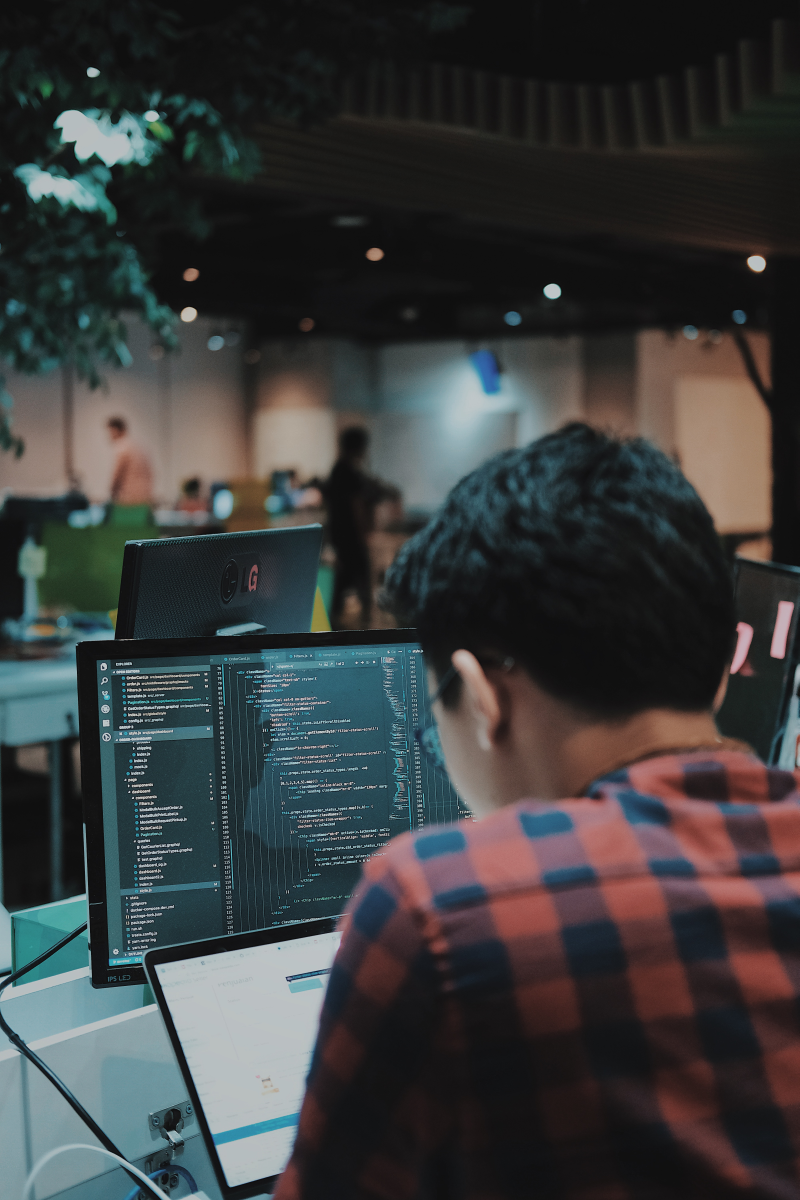
#> input picture photo-1549692520-acc6669e2f0c.jpg, 3996 x 6000 px (shown at 1/5 size)
$ python PIL_demo.py
#> lines starting #> are read from the running program, lines starting #| are printed output that depends on the picture
from PIL import Image , ImageFilter
import os #used to loop over files in the directory

image1 = Image.open('photo-1549692520-acc6669e2f0c.jpg')
#> image1 is the input picture: PIL image 3996x6000 RGB; mean R, G, B 58, 60, 60.4
#to rotate images and convert them to balck and white
image1.convert(mode='L').rotate(90).save('photo-1549692520-acc6669e2f0c(mod).jpg')
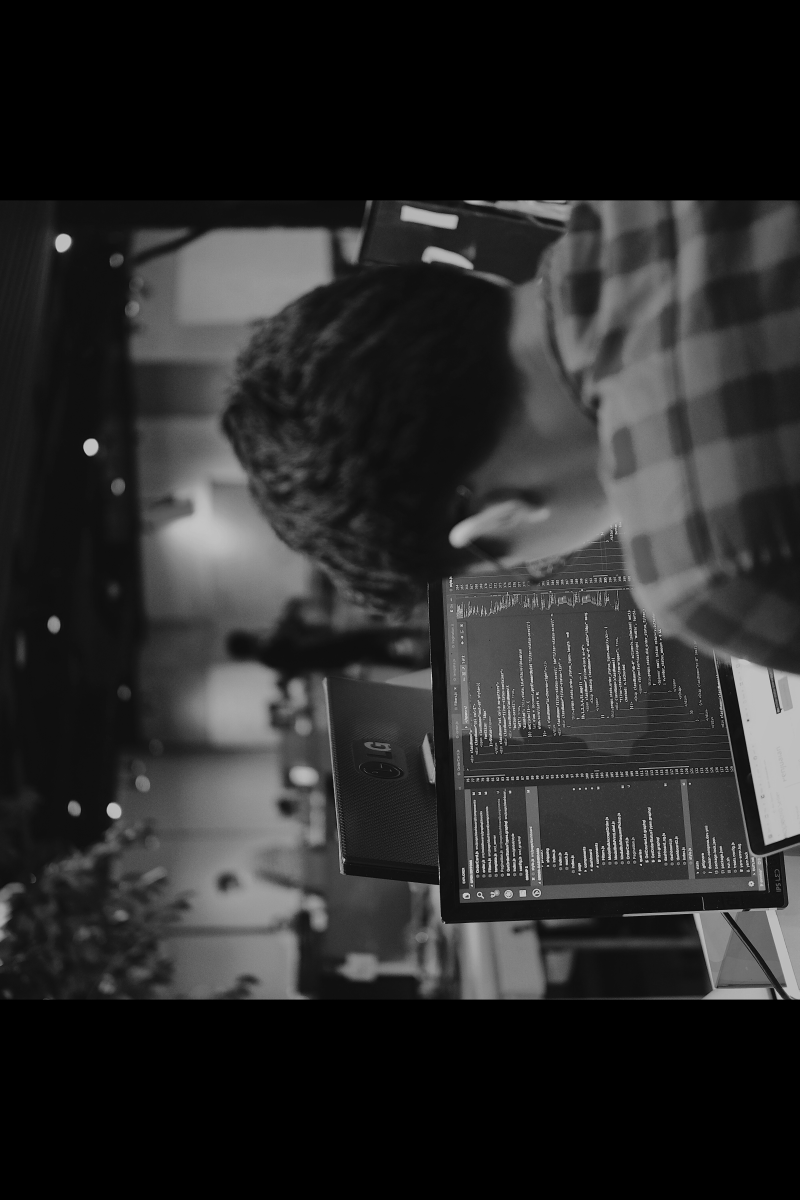
#> saved as photo-1549692520-acc6669e2f0c(mod).jpg: PIL image 3996x6000 L (shown at 1/5 size); min 0, max 230, mean 42.7
#bluring our image using the Imagefilter module
image1.filter(ImageFilter.GaussianBlur(15)).save('photo-1549692520-acc6669e2f0c(blured).jpg')
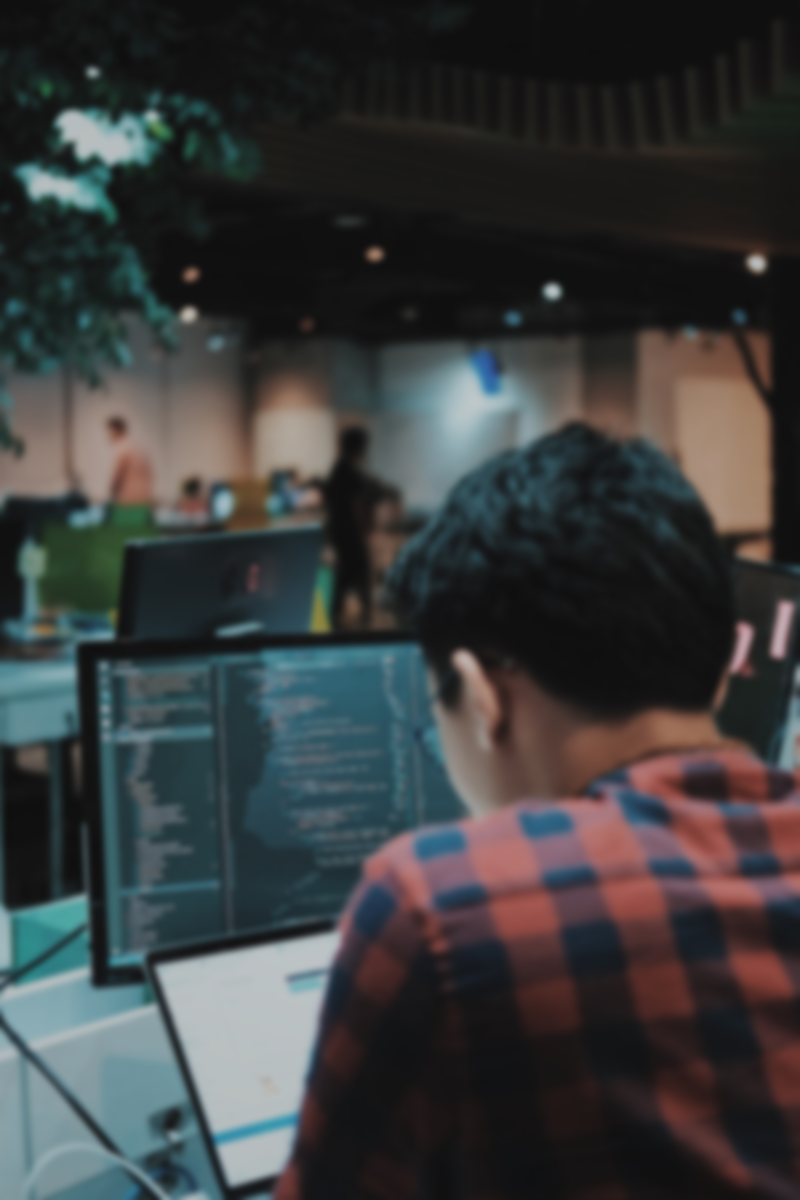
#> saved as photo-1549692520-acc6669e2f0c(blured).jpg: PIL image 3996x6000 RGB (shown at 1/5 size); mean R, G, B 58, 60, 60.4


# [17 lines of commented-out code are left out]

$ run again, with photo-1516117172878-fd2c41f4a759.jpg copied over photo-1549692520-acc6669e2f0c.jpg
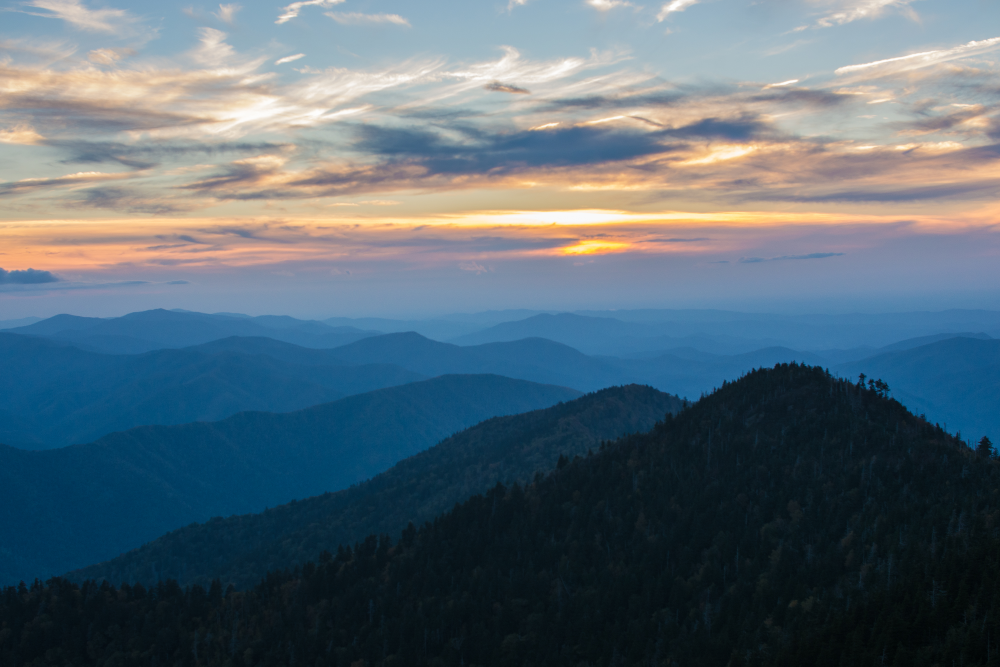
#> input picture photo-1516117172878-fd2c41f4a759.jpg, 3000 x 2000 px (shown at 1/3 size)
#> image1 is the input picture: PIL image 3000x2000 RGB; mean R, G, B 88, 105.2, 116.5
#> `image1.convert(mode='L').rotate(90).save('photo-1549692520-acc6669e2f0..`:
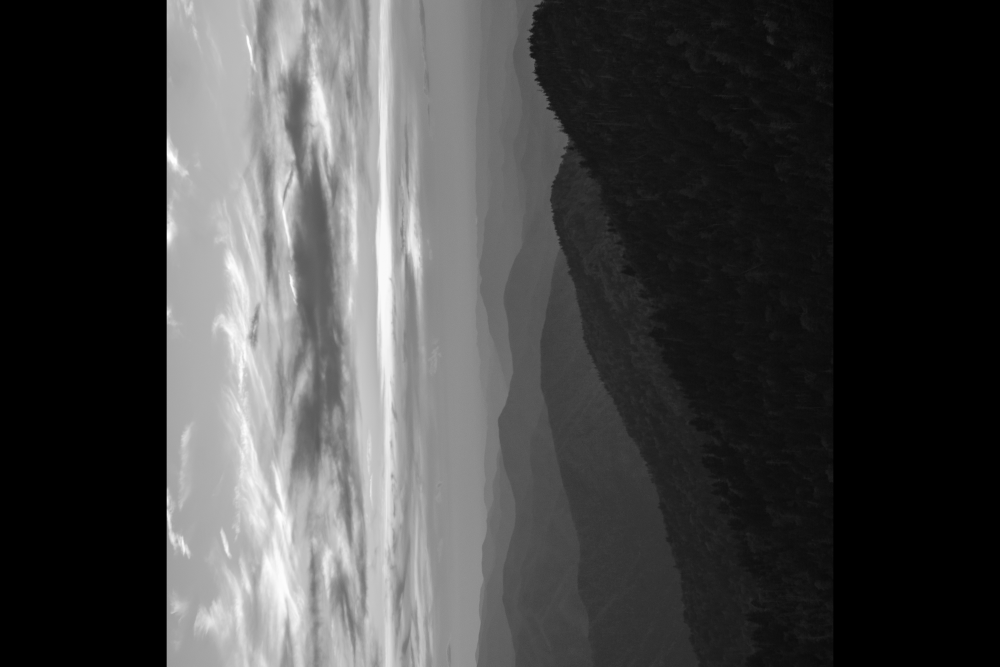
#> saved as photo-1549692520-acc6669e2f0c(mod).jpg: PIL image 3000x2000 L (shown at 1/3 size); min 0, max 254, mean 67.8
#> `image1.filter(ImageFilter.GaussianBlur(15)).save('photo-1549692520-acc..`:
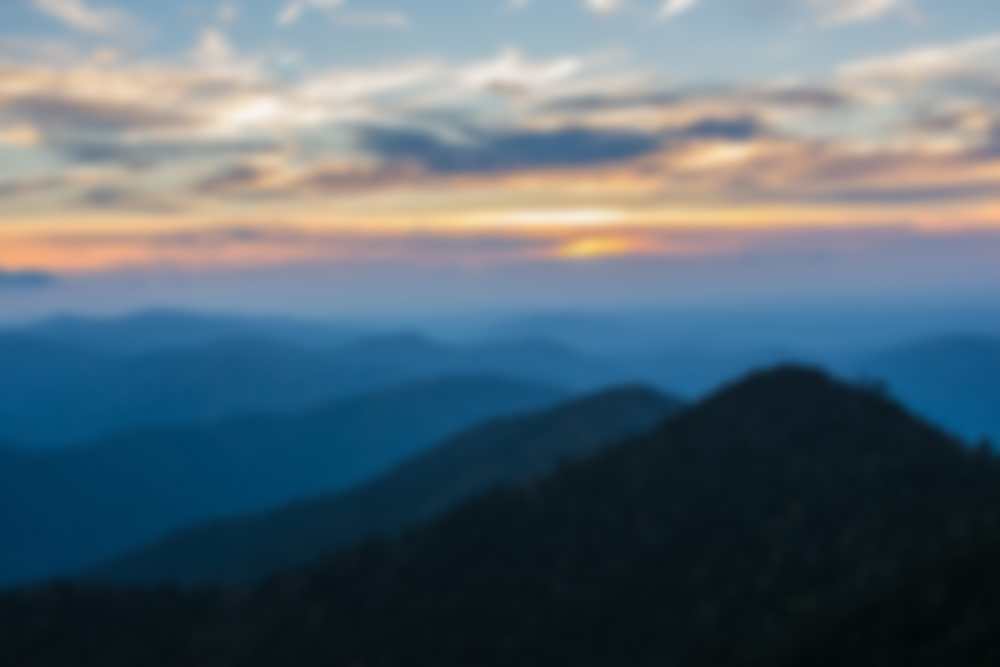
#> saved as photo-1549692520-acc6669e2f0c(blured).jpg: PIL image 3000x2000 RGB (shown at 1/3 size); mean R, G, B 88, 105.2, 116.5

$ run again, with photo-1564135624576-c5c88640f235.jpg copied over photo-1549692520-acc6669e2f0c.jpg
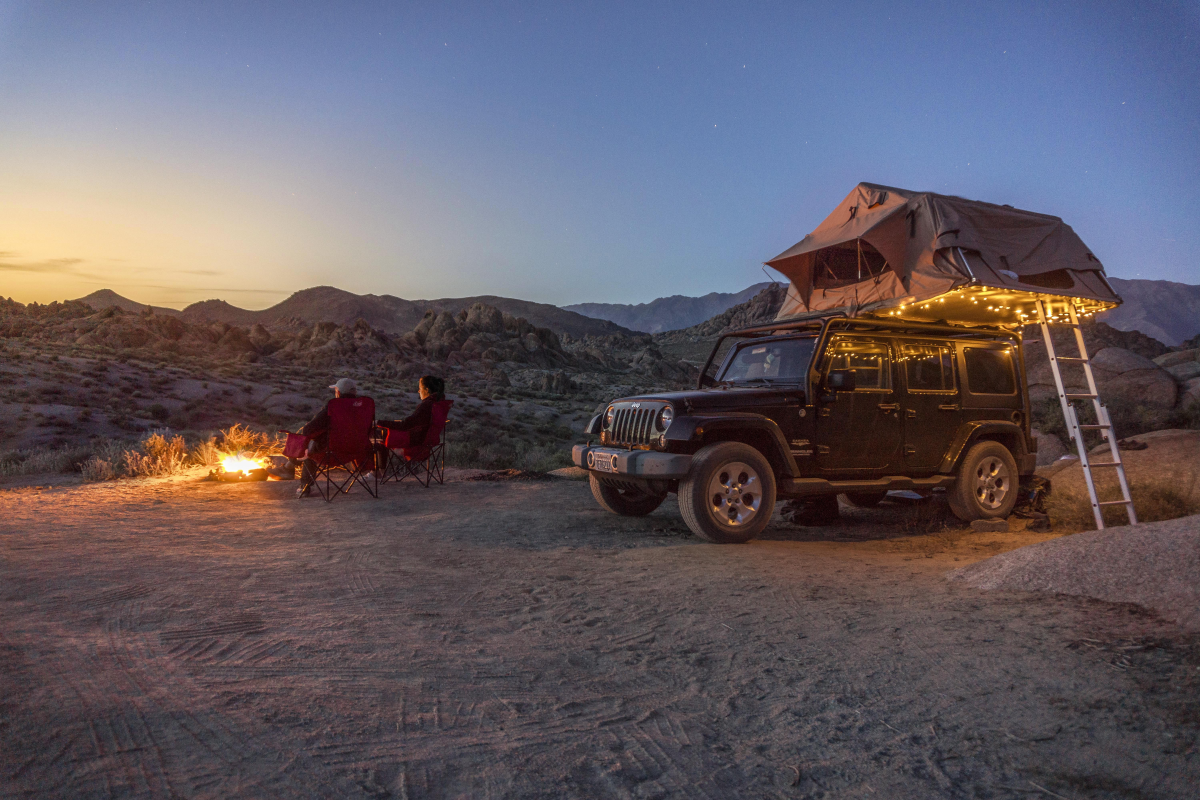
#> input picture photo-1564135624576-c5c88640f235.jpg, 6000 x 4000 px (shown at 1/5 size)
#> image1 is the input picture: PIL image 6000x4000 RGB; mean R, G, B 98.3, 91, 99.7
#> `image1.convert(mode='L').rotate(90).save('photo-1549692520-acc6669e2f0..`:
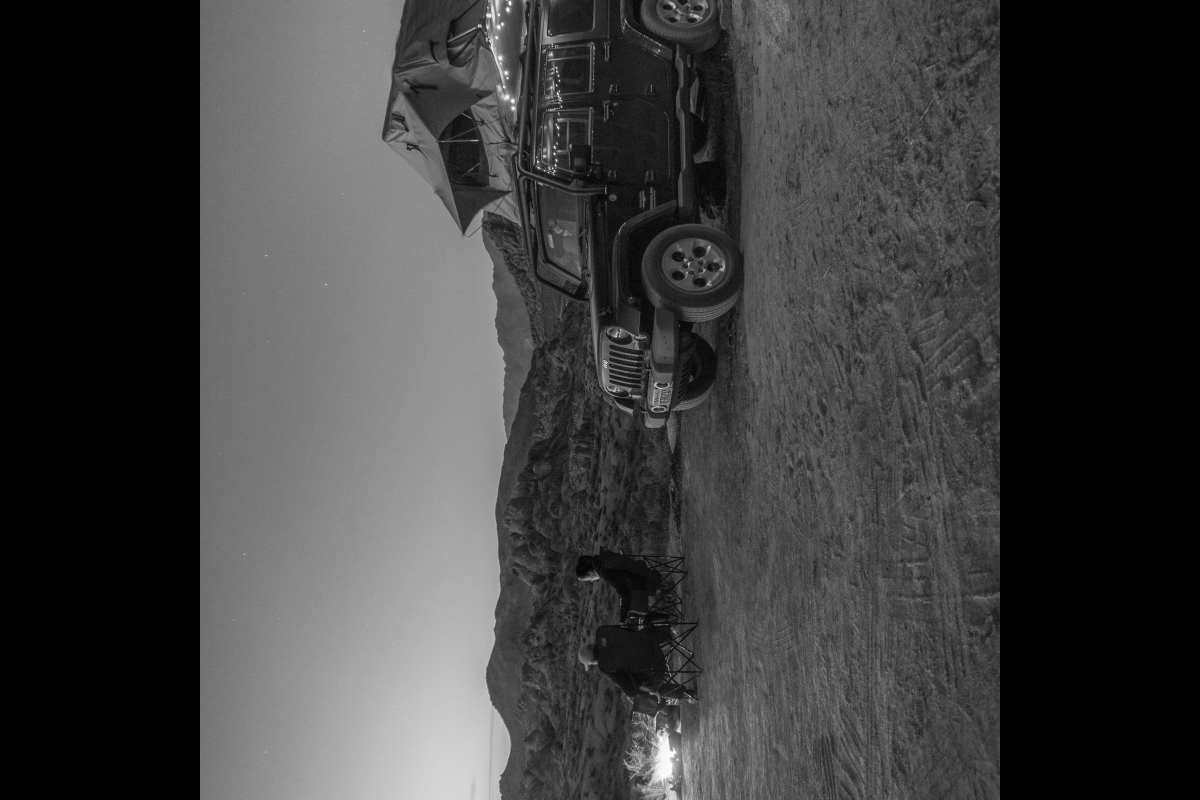
#> saved as photo-1549692520-acc6669e2f0c(mod).jpg: PIL image 6000x4000 L (shown at 1/5 size); min 0, max 255, mean 60.9
#> `image1.filter(ImageFilter.GaussianBlur(15)).save('photo-1549692520-acc..`:
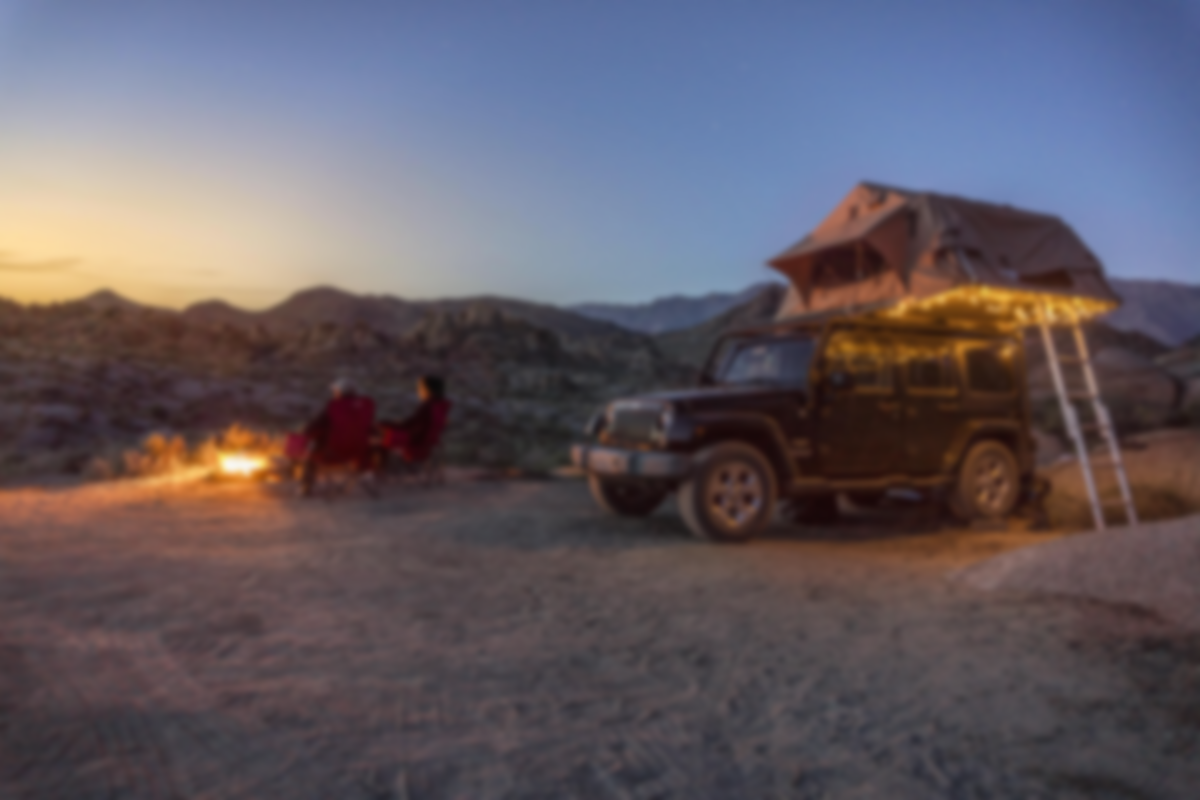
#> saved as photo-1549692520-acc6669e2f0c(blured).jpg: PIL image 6000x4000 RGB (shown at 1/5 size); mean R, G, B 98.3, 91, 99.7
